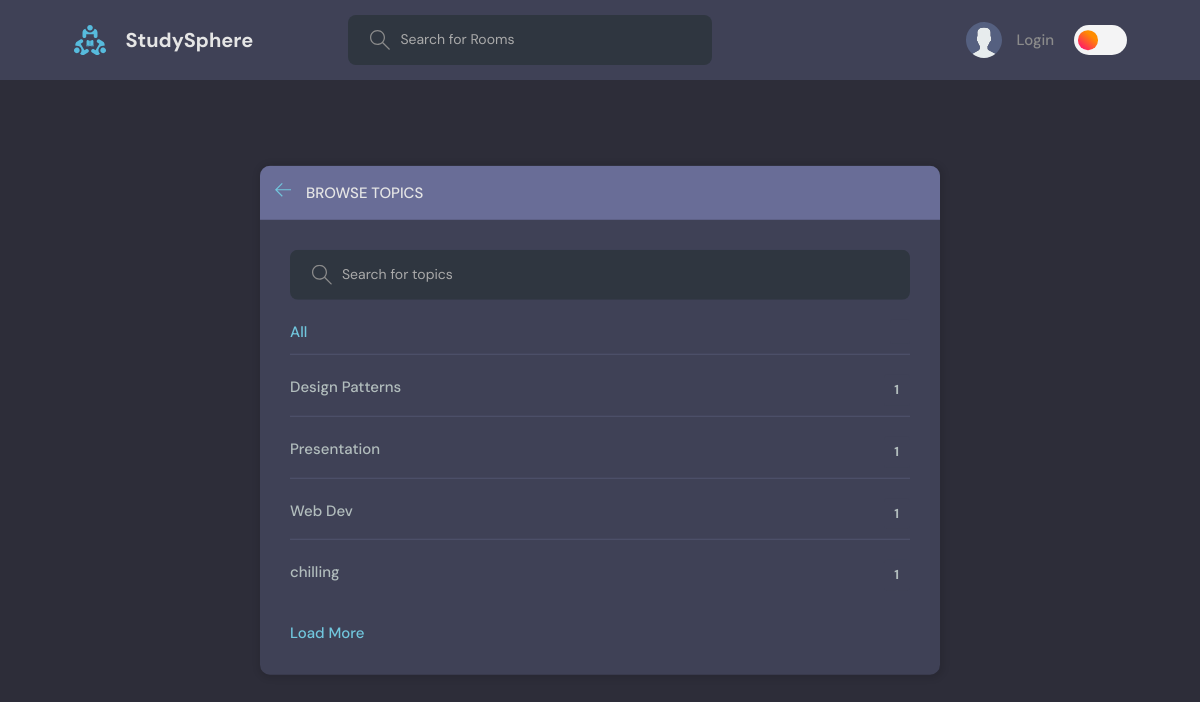
/topics/, run on an earlier commit of the app's database.
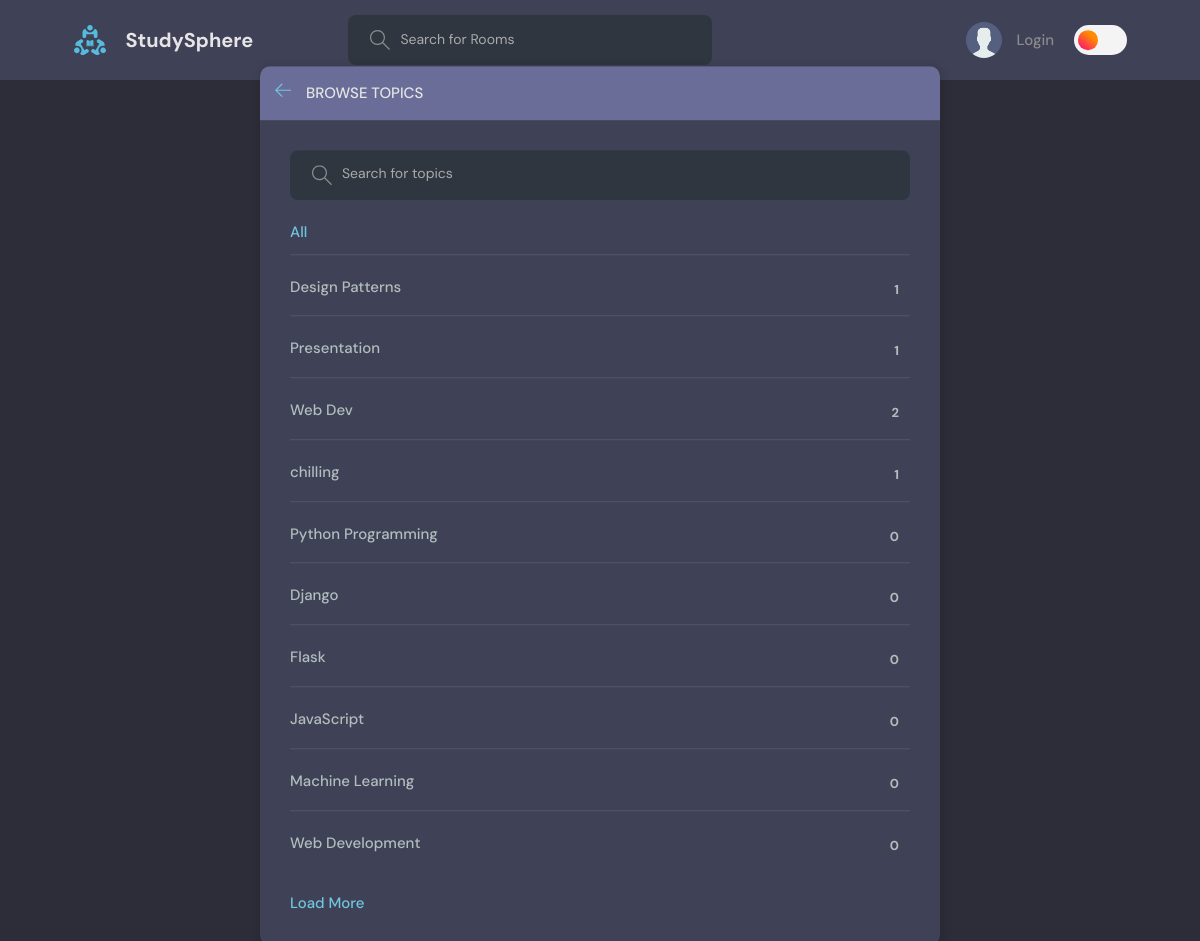
And on a later commit of the database.
### base/models.py (models this page shows, shortened)
class Topic(models.Model):
    name = models.TextField(max_length=100)

### base/views.py (the view)
# urls.py: path('topics/', views.topicsPage, name="topics"),
def topicsPage(request):
    q = request.GET.get('q', '')  # Filter by search query
    topics_list = Topic.objects.filter(name__icontains=q)  # Filter topics by search query
    paginator = Paginator(topics_list, 10)
    page_number = request.GET.get('page')  # Get the page number from the query string
    page_obj = paginator.get_page(page_number)
    if request.headers.get('X-Requested-With') == 'XMLHttpRequest':
        topics_data = [{'name': topic.name, 'count': topic.room_set.all().count()} for topic in page_obj]
        return JsonResponse({'topics': topics_data, 'has_next': page_obj.has_next()})
    return render(request, 'base/topics.html', {'topics': page_obj})

### base/templates/base/topics.html (shortened to what this page needs)
{% extends 'main.html' %}
{% block content %}
<main class="create-room layout">
  <div class="container">
    <div class="layout__box">
      <div class="layout__boxHeader">
        <div class="layout__boxTitle">
          <a href="{% url 'home' %}">
            <svg version="1.1" xmlns="http://www.w3.org/2000/svg" width="32" height="32" viewBox="0 0 32 32">
              <title>arrow-left</title>
              <path d="M13.723 2.286l-13.723 13.714 13.719 13.714 1.616-1.611-10.96-10.96h27.625v-2.286h-27.625l10.965-10.965-1.616-1.607z"></path>
            </svg>
          </a>
          <h3>Browse Topics</h3>
        </div>
      </div>
      <div class="topics-page layout__body">
        <form action="" method="GET" class="header__search">
          <label>
            <input name="q" placeholder="Search for topics" />
          </label>
        </form>
        <ul id="topics-list" class="topics__list">
          <li>
            <a href="{% url 'topics' %}" class="active">All <span>{{ topics.count }}</span></a>
          </li>
          {% for topic in topics %}
          <li>
            <a href="{% url 'home' %}?q={{ topic.name }}">{{ topic.name }} <span>{{ topic.room_set.all.count }}</span></a>
          </li>
          {% endfor %}
        </ul>
        <button id="load-more" class="btn btn--link">Load More</button>
      </div>
    </div>
  </div>
</main>
{% endblock content %}

What changed in the data, as far as the page shows it:
computed for Topic "Web Dev": room_set.all.count "1" → "2"
added Topic: name "Python Programming", room_set.all.count "0"
added Topic: name "Django", room_set.all.count "0"
added Topic: name "Flask", room_set.all.count "0"
added Topic: name "JavaScript", room_set.all.count "0"
added Topic: name "Machine Learning", room_set.all.count "0"
added Topic: name "Web Development", room_set.all.count "0"
